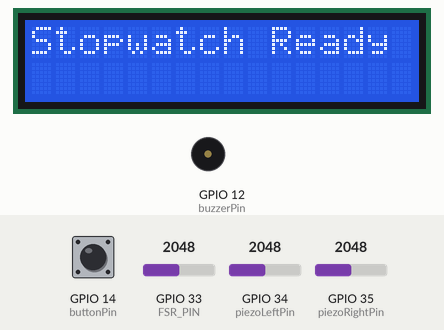
Bench run of a sketch on a simulated ESP32. On the bench: 16×2 character LCD, buzzer (waves = sounding, pin HIGH). Inputs (shaded band) come from the test bench; at power-on: GPIO 34 (piezoLeftPin) = 2048, GPIO 33 (FSR_PIN) = 2048, GPIO 35 (piezoRightPin) = 2048, GPIO 14 (buttonPin) LOW. WiFi joins after 1.5 s; servers stay silent unless stated; what the sketch prints to the serial monitor is not drawn.

Above: at 3.1 s.
3.2 s: GPIO 34 (piezoLeftPin) set to 104
6.2 s: GPIO 34 (piezoLeftPin) set to 90
At 6.33 s:
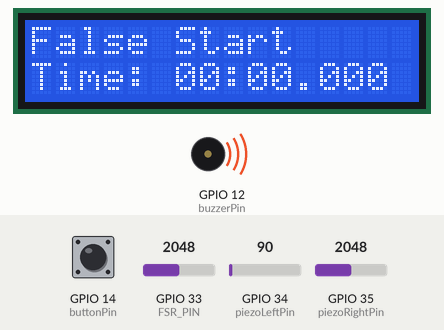
At 8.3 s:
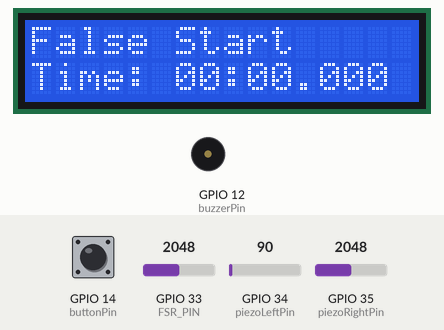
8.5 s: GPIO 33 (FSR_PIN) set to 10
11.5 s: GPIO 35 (piezoRightPin) set to 491
14.5 s: GPIO 14 (buttonPin) pulled HIGH for 0.15 s
At 16.0 s:
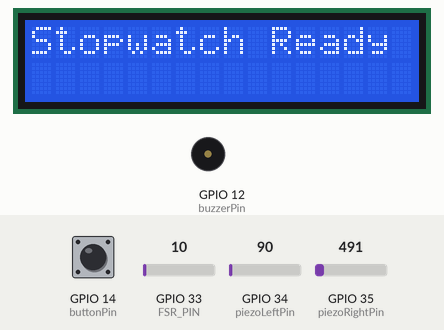
17.6 s: GPIO 14 (buttonPin) pulled HIGH for 1 s
At 17.78 s:
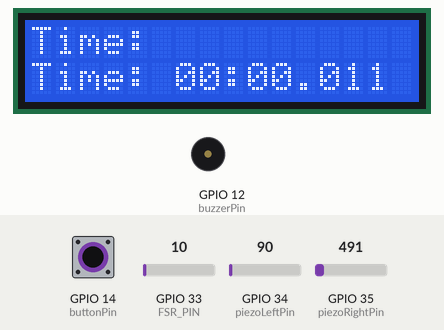
Timing chart, 0 to 20.2 s (numbered marks = the images above; inputs shaded):
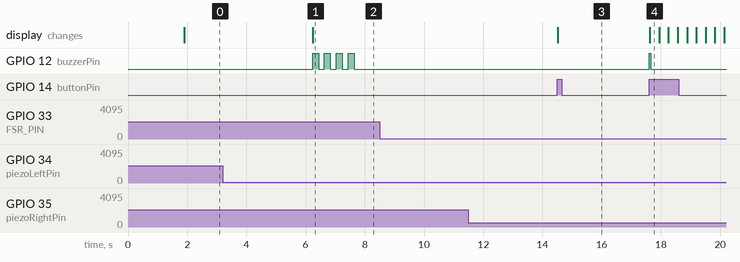

Measured:
- the behaviour switches between 100 and 99 on GPIO 34 (piezoLeftPin) (found by bisection; images 0 and 1)
- after the input at 6.2 s, GPIO 12 (buzzerPin): alternates HIGH for 0.20 s and LOW for 0.20 s, 8 changes in all, then stays LOW, starting at once; the display: changes at once (image 1)
- after the input at 14.5 s, the display: changes at once (image 3)
- after the input at 17.6 s, GPIO 12 (buzzerPin): LOW → HIGH at once, → LOW 0.05 s later; the display: changes at once (image 4)

The sketch:

sprintx.ino
```cpp
#define BLYNK_TEMPLATE_ID "TMPL6WXzIId-K"
#define BLYNK_TEMPLATE_NAME "SprintX"

#include <Wire.h>
#include <LiquidCrystal_I2C.h>
#include <WiFi.h>
#include <BlynkSimpleEsp32.h>

// Blynk credentials - REPLACE WITH YOUR VALUES
char auth[] = "xKddf2lI-w86jwJ_sH8OhyG220i8f-kM";      // Replace with your actual Auth Token
char ssid[] = "praveen";    // Replace with your WiFi name
char pass[] = "praveen123";       // Replace with your WiFi password

// Pin definitions (same as your original code)
const int buttonPin = 14;
const int buzzerPin = 12;
const int piezoLeftPin = 34;
const int piezoRightPin = 35;
const int FSR_PIN = 33;

LiquidCrystal_I2C lcd(0x27, 16, 2);
BlynkTimer timer;

// Thresholds and constants (same as your original)
const int PRESS_THRESHOLD = 500;
const int RELEASE_THRESHOLD = 100;
const int FSR_GATE_THRESHOLD = 2000;
const unsigned long FALSE_START_THRESHOLD = 100;
const unsigned long MIN_PRESS_DURATION = 50;

// Timing variables (same as your original)
unsigned long startTime = 0;
bool running = false;
unsigned long lastUpdate = 0;
bool displayingResult = false;
unsigned long lastButtonPress = 0;
const unsigned long DEBOUNCE_TIME = 50;
unsigned long buzzerStart = 0;
bool buzzerOn = false;
bool buttonReleased = true;

// Left foot variables
bool piezo_pressed_left = false;
int peak_left = 0;
unsigned long release_time_left = 0;
unsigned long piezo_press_time_left = 0;

// Right foot variables
bool piezo_pressed_right = false;
int peak_right = 0;
unsigned long release_time_right = 0;
unsigned long piezo_press_time_right = 0;

// FSR variables
int fsrValue = 0;

// Blynk display variables (send-only)
bool sendingGraphData = false;
unsigned long graphStartTime = 0;

// Status enumeration for Blynk
enum StatusEnum {
  STATUS_READY = 0,
  STATUS_RUNNING = 1,
  STATUS_VALID_START = 2,
  STATUS_FALSE_START = 3
};

void setup() {
  Serial.begin(115200);

  // Hardware setup (exactly same as your original)
  pinMode(buttonPin, INPUT);
  pinMode(buzzerPin, OUTPUT);
  digitalWrite(buzzerPin, LOW);
  pinMode(piezoLeftPin, INPUT);
  pinMode(piezoRightPin, INPUT);
  pinMode(FSR_PIN, INPUT);

  // LCD setup
  lcd.init();
  lcd.backlight();
  lcd.clear();
  lcd.setCursor(0, 0);
  lcd.print("Connecting WiFi");

  // Connect to Blynk (non-blocking)
  Serial.println("Connecting to Blynk...");
  Blynk.begin(auth, ssid, pass);

  // Setup timer for sending data to Blynk
  timer.setInterval(100L, sendDataToBlynk);

  lcd.clear();
  lcd.setCursor(0, 0);
  lcd.print("Stopwatch Ready");

  // Send initial status to app
  Blynk.virtualWrite(V1, 0);                    // Reaction time: 0
  Blynk.virtualWrite(V2, STATUS_READY);         // Status: READY
  Blynk.virtualWrite(V3, 0);                    // FSR weight: 0
}

float mapFSRToKg(int fsrVal) {
  // Same mapping function as your original
  int fsr_min = 200;
  int fsr_max = 3000;
  float weight_max = 10;

  if (fsrVal < fsr_min) fsrVal = fsr_min;
  if (fsrVal > fsr_max) fsrVal = fsr_max;

  return (float)(fsrVal - fsr_min) * weight_max / (fsr_max - fsr_min);
}

void sendDataToBlynk() {
  // Send FSR weight data
  float weight = mapFSRToKg(fsrValue);
  Blynk.virtualWrite(V3, weight);

  // Send force graph data if recording
  if (sendingGraphData) {
    float timeSeconds = (millis() - graphStartTime) / 1000.0;

    // Send the higher of the two piezo readings
    int current_left = analogRead(piezoLeftPin);
    int current_right = analogRead(piezoRightPin);
    int maxPiezo = max(current_left, current_right);

    Blynk.virtualWrite(V4, timeSeconds, maxPiezo);

    // Stop sending graph data after 15 seconds
    if (timeSeconds > 15.0) {
      sendingGraphData = false;
      Serial.println("Graph recording completed");
    }
  }
}

void loop() {
  // Run Blynk (non-blocking)
  Blynk.run();
  timer.run();

  // ALL YOUR ORIGINAL HARDWARE LOGIC REMAINS EXACTLY THE SAME
  // Handle button press with software debouncing
  if (digitalRead(buttonPin) == HIGH && (millis() - lastButtonPress > DEBOUNCE_TIME)) {
    if (!running && !displayingResult && buttonReleased) {
      startTimer();
      buttonReleased = false;
    } else if (displayingResult) {
      resetToReady();
      buttonReleased = false;
    }
    lastButtonPress = millis();
  } else if (digitalRead(buttonPin) == LOW) {
    buttonReleased = true;
  }

  // Turn off buzzer after 50ms
  if (buzzerOn && millis() - buzzerStart >= 50) {
    digitalWrite(buzzerPin, LOW);
    buzzerOn = false;
  }

  // Read sensor values
  int current_left = analogRead(piezoLeftPin);
  int current_right = analogRead(piezoRightPin);
  fsrValue = analogRead(FSR_PIN);

  // Debug output
  Serial.print("Piezo Left: ");
  Serial.print(current_left);
  Serial.print(" | Piezo Right: ");
  Serial.print(current_right);
  Serial.print(" | FSR: ");
  Serial.println(fsrValue);

  // Process piezo sensors only if FSR gate is active (SAME AS ORIGINAL)
  if (fsrValue > FSR_GATE_THRESHOLD) {
    // Process left foot
    if (!piezo_pressed_left && current_left > PRESS_THRESHOLD) {
      piezo_pressed_left = true;
      peak_left = current_left;
      piezo_press_time_left = millis();
    } else if (piezo_pressed_left && current_left < RELEASE_THRESHOLD &&
               (millis() - piezo_press_time_left > MIN_PRESS_DURATION)) {
      piezo_pressed_left = false;
      if (!running && !displayingResult) {
        triggerFalseStartPreButton();
      } else if (running && release_time_left == 0) {
        release_time_left = millis();
        processRelease();
      }
    }

    // Process right foot
    if (!piezo_pressed_right && current_right > PRESS_THRESHOLD) {
      piezo_pressed_right = true;
      peak_right = current_right;
      piezo_press_time_right = millis();
    } else if (piezo_pressed_right && current_right < RELEASE_THRESHOLD &&
               (millis() - piezo_press_time_right > MIN_PRESS_DURATION)) {
      piezo_pressed_right = false;
      if (!running && !displayingResult) {
        triggerFalseStartPreButton();
      } else if (running && release_time_right == 0) {
        release_time_right = millis();
        processRelease();
      }
    }
  }

  // Update LCD with elapsed time if running (SAME AS ORIGINAL)
  if (running) {
    unsigned long currentTime = millis();
    unsigned long elapsed = currentTime - startTime;

    int minutes = (elapsed / 60000) % 60;
    int seconds = (elapsed / 1000) % 60;
    int milliseconds = elapsed % 1000;

    if (currentTime - lastUpdate >= 50) {
      lcd.setCursor(0, 1);
      char timeStr[16];
      snprintf(timeStr, sizeof(timeStr), "Time: %02d:%02d.%03d", minutes, seconds, milliseconds);
      lcd.print(timeStr);
      lastUpdate = currentTime;
    }
  }
}

// SAME AS YOUR ORIGINAL + send data to app
void processRelease() {
  if (!running || displayingResult) return;

  running = false;
  displayingResult = true;
  sendingGraphData = false; // Stop graph data
  lcd.clear();

  // Same selection logic as original
  unsigned long selected_release_time = 0;
  if (release_time_left != 0 && (release_time_right == 0 || release_time_left <= release_time_right)) {
    selected_release_time = release_time_left;
  } else if (release_time_right != 0) {
    selected_release_time = release_time_right;
  }

  // Debug logging (same as original)
  Serial.print("startTime: "); Serial.println(startTime);
  Serial.print("release_time_left: "); Serial.println(release_time_left);
  Serial.print("release_time_right: "); Serial.println(release_time_right);
  Serial.print("selected_release_time: "); Serial.println(selected_release_time);
  Serial.print("Reaction Time: "); Serial.println(selected_release_time - startTime);

  unsigned long elapsed = selected_release_time - startTime;
  int minutes = (elapsed / 60000) % 60;
  int seconds = (elapsed / 1000) % 60;
  int milliseconds = elapsed % 1000;

  if (elapsed < FALSE_START_THRESHOLD) {
    // FALSE START - same LCD display as original
    lcd.setCursor(0, 0);
    lcd.print("False Start");
    lcd.setCursor(0, 1);
    char timeStr[16];
    snprintf(timeStr, sizeof(timeStr), "Time: %02d:%02d.%03d", minutes, seconds, milliseconds);
    lcd.print(timeStr);

    // Send to app (display only)
    Blynk.virtualWrite(V1, 0);                          // No reaction time for false start
    Blynk.virtualWrite(V2, STATUS_FALSE_START);         // Status: FALSE START (will show in red)
    Blynk.logEvent("false_start", "False start detected!");

    // Same buzzer pattern as original
    for (int i = 0; i < 4; i++) {
      digitalWrite(buzzerPin, HIGH);
      delay(200);
      digitalWrite(buzzerPin, LOW);
      delay(200);
    }
  } else {
    // VALID START - same LCD display as original
    lcd.setCursor(0, 0);
    lcd.print("Reaction Time");
    lcd.setCursor(0, 1);
    char timeStr[16];
    snprintf(timeStr, sizeof(timeStr), "Time: %02d:%02d.%03d", minutes, seconds, milliseconds);
    lcd.print(timeStr);

    // Send to app (display only)
    Blynk.virtualWrite(V1, elapsed);                    // Show reaction time in ms
    Blynk.virtualWrite(V2, STATUS_VALID_START);         // Status: VALID START (will show in green)
  }
}

// SAME AS YOUR ORIGINAL + send status to app
void startTimer() {
  digitalWrite(buzzerPin, HIGH);
  buzzerStart = millis();
  buzzerOn = true;
  startTime = millis();
  running = true;
  lastUpdate = 0;

  // Start sending graph data to app
  sendingGraphData = true;
  graphStartTime = millis();
  Serial.println("Started graph recording");

  // Reset all piezo states (same as original)
  piezo_pressed_left = false;
  peak_left = 0;
  release_time_left = 0;
  piezo_press_time_left = 0;
  piezo_pressed_right = false;
  peak_right = 0;
  release_time_right = 0;
  piezo_press_time_right = 0;

  // Update LCD (same as original)
  lcd.clear();
  lcd.setCursor(0, 0);
  lcd.print("Time:");

  // Send status to app (display only)
  Blynk.virtualWrite(V2, STATUS_RUNNING);               // Status: RUNNING
}

// SAME AS YOUR ORIGINAL + send status to app
void resetToReady() {
  running = false;
  displayingResult = false;
  sendingGraphData = false;
  startTime = 0;

  // Reset all states (same as original)
  piezo_pressed_left = false;
  peak_left = 0;
  release_time_left = 0;
  piezo_press_time_left = 0;
  piezo_pressed_right = false;
  peak_right = 0;
  release_time_right = 0;
  piezo_press_time_right = 0;

  lcd.clear();
  lcd.setCursor(0, 0);
  lcd.print("Stopwatch Ready");

  // Send status to app (display only)
  Blynk.virtualWrite(V1, 0);                           // Reset reaction time
  Blynk.virtualWrite(V2, STATUS_READY);                // Status: READY
  Serial.println("System reset to ready state");
}

// SAME AS YOUR ORIGINAL + send to app
void triggerFalseStartPreButton() {
  displayingResult = true;
  lcd.clear();
  lcd.setCursor(0, 0);
  lcd.print("False Start");
  lcd.setCursor(0, 1);
  lcd.print("Time: 00:00.000");

  // Send to app (display only)
  Blynk.virtualWrite(V1, 0);                           // No reaction time
  Blynk.virtualWrite(V2, STATUS_FALSE_START);          // Status: FALSE START
  Blynk.logEvent("false_start", "Pre-start movement detected!");

  // Same buzzer pattern as original
  for (int i = 0; i < 4; i++) {
    digitalWrite(buzzerPin, HIGH);
    delay(200);
    digitalWrite(buzzerPin, LOW);
    delay(200);
  }
}

// Connection status only - NO CONTROL FUNCTIONS
BLYNK_CONNECTED() {
  Serial.println("Connected to Blynk server - Display only mode");
  // Sync current state on reconnection
  Blynk.virtualWrite(V1, 0);
  Blynk.virtualWrite(V2, STATUS_READY);
  Blynk.virtualWrite(V3, mapFSRToKg(fsrValue));
}
```
